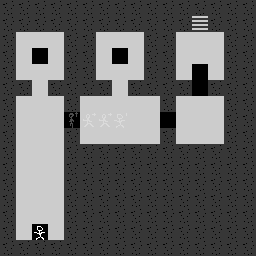

Below is a game level as drawn by its tile map, then a one-line description and the .tmx that defines it (tile-layer data replaced by summaries):
An orthogonal 16x16 tile map with 16x16 px tiles, 2 tile layers (base, wires).

<map version="1.0" orientation="orthogonal" renderorder="right-down" width="16" height="16" tilewidth="16" tileheight="16" nextobjectid="2">
 <tileset firstgid="1" name="tileset" tilewidth="16" tileheight="16" tilecount="100" columns="10">
  <image source="../images/tileset.png" width="160" height="160" />
 </tileset>
 <layer name="base" width="16" height="16">
  <data>[256 cells, 256 non-empty, 10 distinct tile ids]</data>
 </layer>
 <layer name="wires" width="16" height="16" opacity="0.3">
  <data>[256 cells, 4 non-empty, 3 distinct tile ids]</data>
 </layer>
</map>